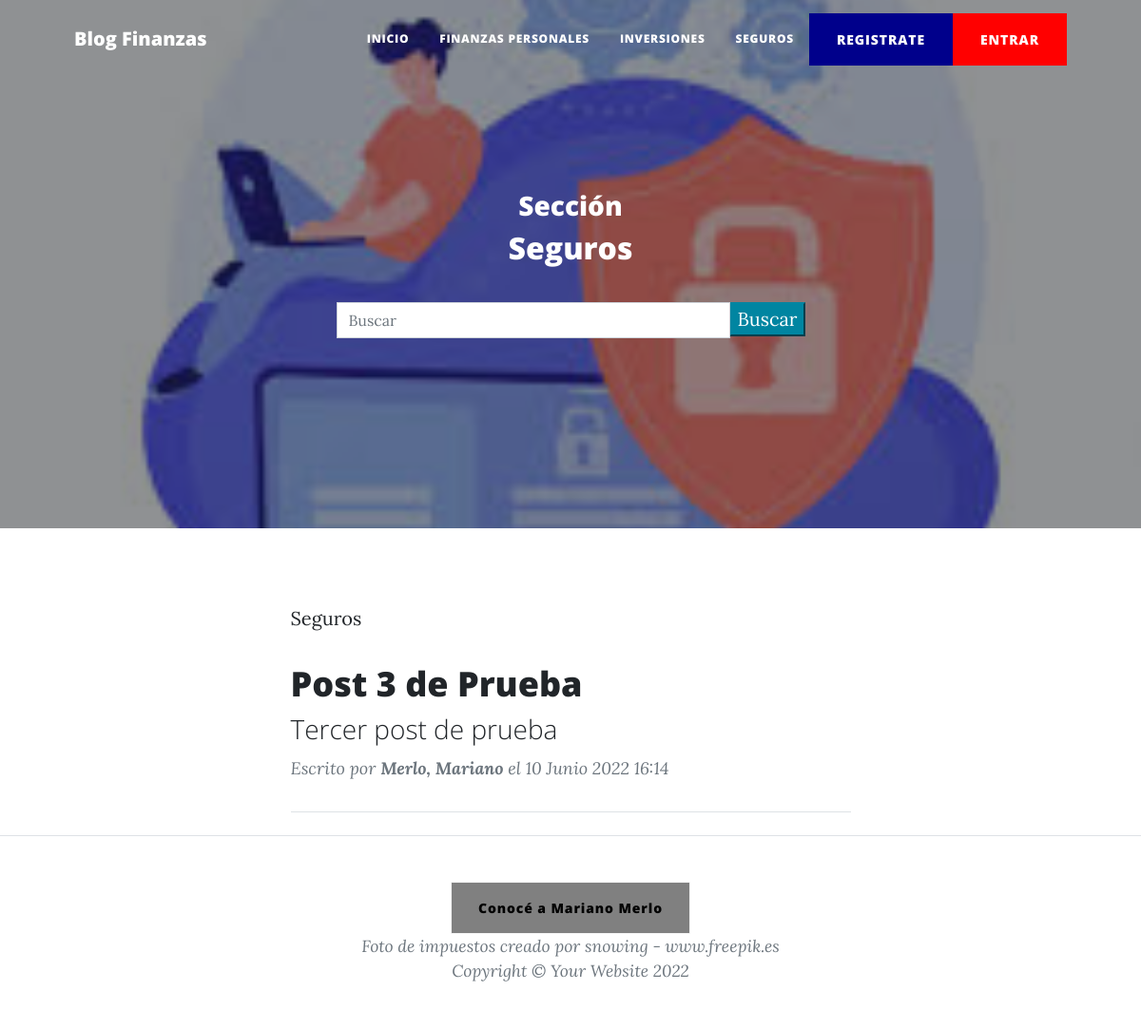
Page /AppBlog/seguros/ on the committed database.
### AppBlog/models.py (models this page shows, shortened)
class Post(models.Model):
    titulo = models.CharField('Título', max_length = 90, null = False, blank = False)
    slug = models.CharField('Slug', max_length = 100, null = False, blank = False)
    subtitulo = models.CharField('Subtítulo', max_length = 110, null = False, blank = False)
    cuerpo = RichTextField('Cuerpo', blank = False, null = False)
    imagen = models.URLField(max_length = 1100, null = False, blank = False)
    autor = models.ForeignKey(Autor, on_delete = models.CASCADE)
    categoria = models.ForeignKey(Categoria, on_delete = models.CASCADE)
    estado = models.BooleanField('Publicado/No Publicado', default = True)
    fecha_creacion = models.DateTimeField('Fecha de Creación', auto_now = False, auto_now_add = True)
    class Meta:
        verbose_name = 'Post'
        verbose_name_plural = 'Posts'

class Categoria(models.Model):
    nombre = models.CharField('Nombre de la Categoría', max_length = 100, null = False, blank = False)
    fecha_creacion = models.DateTimeField('Fecha de Creación', auto_now = False, auto_now_add = True)
    estado = models.BooleanField('Categoría Activa/No Activa', default = True)
    class Meta:
        verbose_name = 'Categoría'
        verbose_name_plural = 'Categorías'
    def __str__(self):
        return self.nombre

class Autor(models.Model):
    nombre = models.CharField('Nombre del Autor', max_length = 255, null = False, blank = False)
    apellido = models.CharField('Apellido del Autor', max_length = 255, null = False, blank = False)
    email = models.EmailField('Email', max_length = 255, null = False, blank = False)
    fecha_creacion = models.DateTimeField('Fecha de Creación', auto_now = False, auto_now_add = True)
    estado = models.BooleanField('Autor Activo/No Activo', default = True)
    class Meta:
        verbose_name = 'Autor'
        verbose_name_plural = 'Autores'
    def __str__(self):
        return self.apellido + ', ' + self.nombre

### AppBlog/views.py (the view)
# urls.py: path('seguros/', seguros, name = 'seguros'),
def seguros(request):
    queryset = request.GET.get("buscar")
    posts = Post.objects.filter(estado = True, categoria = Categoria.objects.get(nombre__iexact = 'Seguros'))
    if queryset:
        posts = Post.objects.filter(Q(titulo__icontains = queryset) | Q(subtitulo__icontains = queryset), estado = True, categoria = Categoria.objects.get(nombre__iexact = 'Seguros')).distinct()
    paginator = Paginator(posts, 3)
    page = request.GET.get('page')
    posts = paginator.get_page(page)
    return render(request, 'AppBlog/seguros.html', {'posts': posts})

### AppBlog/templates/AppBlog/seguros.html
{% extends 'AppBlog/padre.html' %}
{% load static %}
{% block título %}
<h3>Sección</h3>
<h2>Seguros</h2>
{% endblock %}
{% block imagen %}
{% static 'AppBlog/assets/img/seguros-bg.jpg' %}
{% endblock %}

### AppBlog/templates/AppBlog/padre.html (shortened to what this page needs)
<!DOCTYPE html>
<html lang="en">
    <head>
        {% load static %}
        <link href="{% static 'AppBlog/css/styles.css' %}" rel="stylesheet" />
    </head>
    <body>
        <nav class="navbar navbar-expand-lg navbar-light" id="mainNav">
            <div class="container px-4 px-lg-5">
                <a class="navbar-brand" href="{% url 'inicio' %}">Blog Finanzas</a>
                <div class="collapse navbar-collapse" id="navbarResponsive">
                    <ul class="navbar-nav ms-auto py-4 py-lg-0">
                        <li class="nav-item"><a class="nav-link px-lg-3 py-3 py-lg-4" href="{% url 'inicio' %}">Inicio</a></li>
                        <li class="nav-item"><a class="nav-link px-lg-3 py-3 py-lg-4" href="{% url 'finanzaspersonales' %}">Finanzas Personales</a></li>
                        <li class="nav-item"><a class="nav-link px-lg-3 py-3 py-lg-4" href="{% url 'inversiones' %}">Inversiones</a></li>
                        <li class="nav-item"><a class="nav-link px-lg-3 py-3 py-lg-4" href="{% url 'seguros' %}">Seguros</a></li>
                        <div class="collapse navbar-collapse" id="navbarResponsive">
                            <ul class="navbar-nav ms-auto py-4 py-lg-0">
                                {% if not request.user.is_register %}
                                <li class="nav-item"><a class="btn btn-primary" style="background-color: darkblue; border-color: darkblue" href="{% url 'registro' %}">REGISTRATE</a></li>
                                {% endif %}
                                {% if not request.user.is_authenticated %}
                                <li class="nav-item"><a class="btn btn-primary" style="background-color: red; border-color: red" href="{% url 'login' %}">ENTRAR</a></li>
                                {% else %}
                                <li class="nav-item"><p>Hola {{user}}</p></li>
                                <li class="nav-item"><a class="btn" href="{% url 'detallePerfil' %}">Ver Perfil</a></li>
                                <li class="nav-item"><a class="btn btn-primary" href="{% url 'logout' %}">SALIR</a></li>
                                {% endif %}
                            </ul>
                        </div>
                    </ul>
                </div>
            </div>
        </nav>
        <header class="masthead" style="background-image: url({% block imagen %} {% static 'AppBlog/assets/img/home-bg.jpg' %} {% endblock %})">
            <div class="container position-relative px-4 px-lg-5">
                <div class="row gx-4 gx-lg-5 justify-content-center">
                    <div class="col-md-10 col-lg-8 col-xl-7">
                        <div class="site-heading">
                            {% block título %}
                            {% endblock %}
                            <br>
                            {% block busqueda %}
                            <div class="container">
                                <div class="row">
                                    <div class="col-md-12 search">
                                        <form method="get">
                                            <div id="custom-search-input">
                                                <div class="input-group col-md-12">
                                                    <input type="text" class="form-control" placeholder="Buscar" name="buscar" value="{{ request.GET.buscar }}">
                                                    <span class="input-group-list">
                                                        <button type="submit" class="boton btn-primary">Buscar</button>
                                                    </span>
                                                </div>
                                            </div>
                                        </form>
                                    </div>
                                </div>
                            </div>
                            {% endblock %}
                        </div>
                    </div>
                </div>
            </div>
        </header>
        <div class="container px-4 px-lg-5">
            <div class="row gx-4 gx-lg-5 justify-content-center">
                <div class="col-md-10 col-lg-8 col-xl-7">
                    {% block post %}
                    {% if posts %}
                    {% for post in posts %}
                        <div class="post-preview">
                            <a href="{% url 'detallePost' post.slug %}">
                                <p class="post-meta">
                                    {{ post.categoria }}
                                </p>
                                <h2 class="post-title">
                                    {{ post.titulo }}
                                </h2>
                                <h3 class="post-subtitle">
                                    {{ post.subtitulo }}
                                </h3>
                            </a>
                            <p class="post-meta">
                                Escrito por
                                <strong>{{ post.autor }}</strong>
                                el {{ post.fecha_creacion }}
                            </p>
                        </div>
                        <hr class="my-4" />
                    {% endfor %}
                    {% else %}
                    <h1>No hay posts publicados</h1>
                    {% endif %}
                    {% endblock %}
                </div>
            </div>
        </div>
        <footer class="border-top">
            <div class="container px-4 px-lg-5">
                <div class="row gx-4 gx-lg-5 justify-content-center">
                    <div class="col-md-10 col-lg-8 col-xl-7">
                        <div class="text-center text-muted">
                            <a class="btn btn-primary" style="background-color: gray ; border-color: whitesmoke; color: black;" href="{% url 'aboutme' %}">Conocé a Mariano Merlo</a>
                        </div>
                        <div class="small text-center text-muted fst-italic" href='https://www.freepik.es/fotos/impuestos'>Foto de impuestos creado por snowing - www.freepik.es</div>
                        <div class="small text-center text-muted fst-italic">Copyright &copy; Your Website 2022</div>
                    </div>
                </div>
            </div>
        </footer>
    </body>
</html>

### rows in the picture
Post: categoria "Seguros", titulo "Post 3 de Prueba", subtitulo "Tercer post de prueba", autor "Merlo, Mariano", fecha_creacion "10 Junio 2022 16:14"
